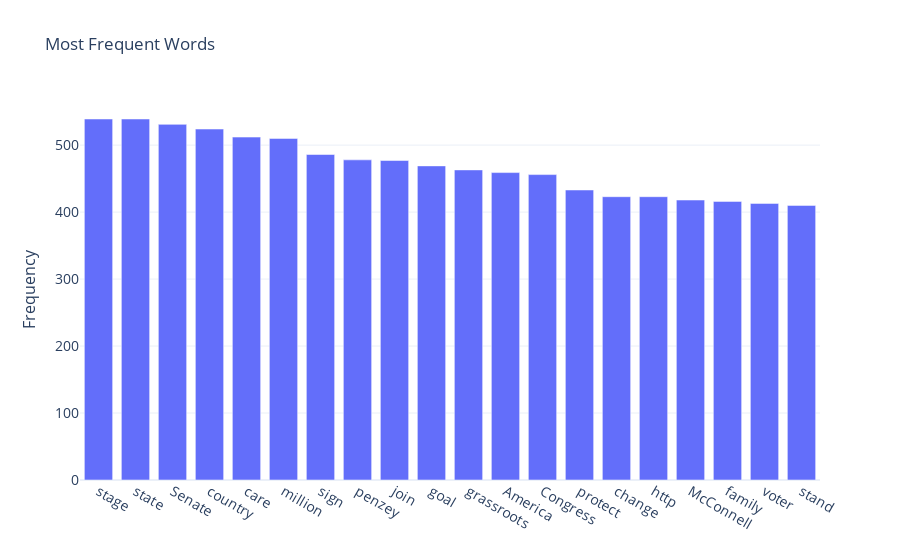

Notebook cell for this chart:
### Code cell
plot_word_bar(lib_vocab)

### Figure 1 — Plotly figure (JSON) as saved in the notebook; plotly's stock layout.template omitted (floating-point values rounded to 4 significant figures)
{"data": [{"name": "Liberal", "type": "bar", "x": ["stage", "state", "Senate", "country", "care", "million", "sign", "penzey", "join", "goal", "grassroots", "America", "Congress", "protect", "change", "http", "McConnell", "family", "voter", "stand"], "y": [539, 539, 531, 524, 512, 510, 486, 478, 477, 469, 463, 459, 456, 433, 423, 423, 418, 416, 413, 410]}], "layout": {"bargap": 0.15, "bargroupgap": 0.1, "barmode": "group", "legend": {"bgcolor": "rgba(255, 255, 255, 0)", "bordercolor": "rgba(255, 255, 255, 0)", "x": 1, "xanchor": "left", "y": 1, "yanchor": "top"}, "title": {"text": "Most Frequent Words"}, "xaxis": {"tickfont": {"size": 14}}, "yaxis": {"tickfont": {"size": 14}, "title": {"font": {"size": 16}, "text": "Frequency"}}}}
